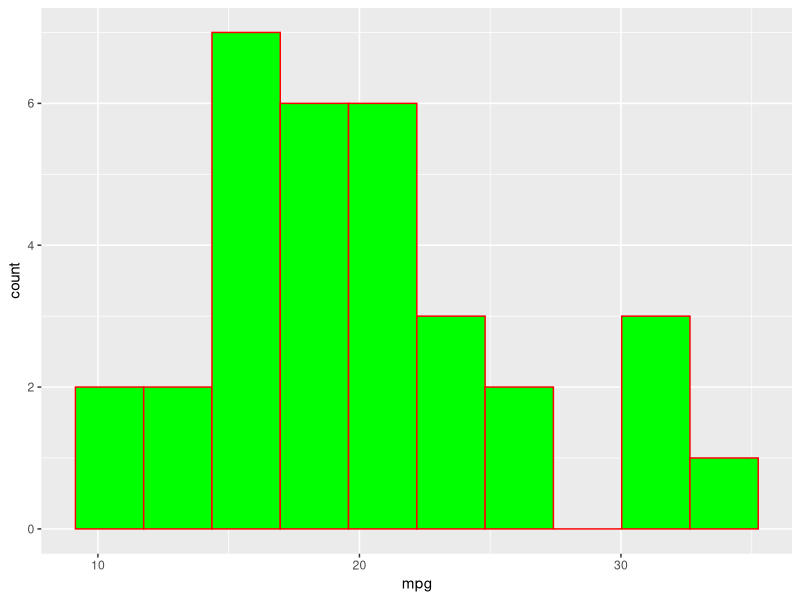

Source code (R):


# highlight to run
# using ggplot to visualize data

## import packages
library(ggplot2)

## use built-in data set for visualization purposes
## doesn't have missing values

## built in dataset
mtcars = mtcars

## its a data frame

# select a column
mtcars$mpg

## order of importance in data science
## histogram: want to see the distribution of this column: how are these numbers distributed
## is it a normal distribution:

# plot a histogram to explore the distribution of mpg (first column in dataset)

## empty plot
## dataset name, name of columns - use plus to add components and attributes to the plot
## bins is the "histogram bins" along the x axis- divides the ranges of mpg into 10 different ranges
## counts how many mpgs fall into those ranges
# find the peak in the plot, ranges that mpg exist


ggplot(mtcars,  aes(mpg)) + geom_histogram(bins = 10, color ="red", fill="green") 

## add to this


